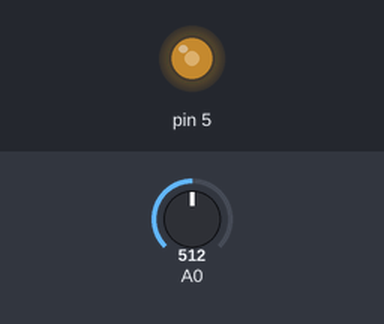
A sketch run on a simulated Arduino Uno, built with avr-gcc and run on an emulated ATmega328P. On the bench: output pins drawn as LEDs (lit = HIGH). The test bench sets the inputs (shaded band); at power-on: A0 = 512.

Above: at 1.2 s.
1.3 s: A0 set to 716
At 2.5 s:
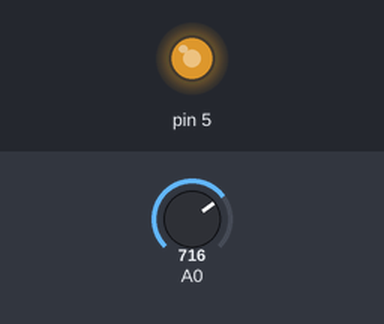
2.8 s: A0 set to 900
At 3.6 s:
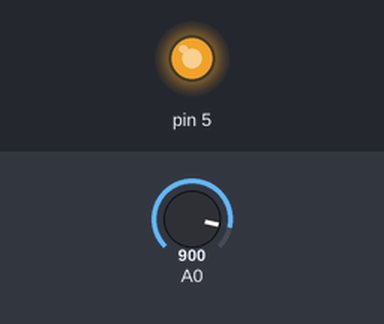
4.3 s: A0 set to 122
At 4.8 s:
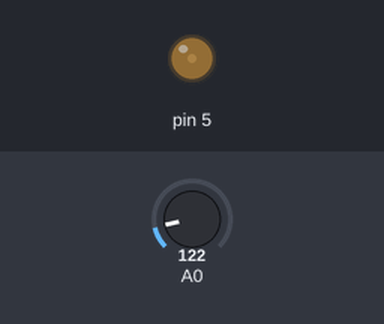
5.8 s: A0 set to 0
At 7.0 s:
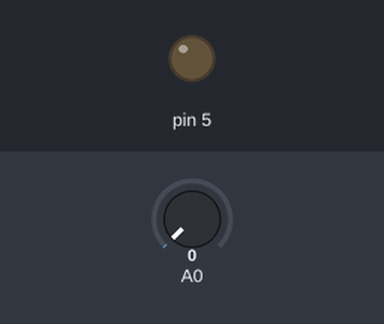
7.3 s: A0 set to 511
At 8.3 s:
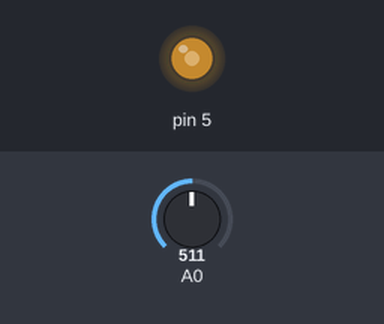
Timing chart, 0 to 9.8 s (numbered marks = the images above; inputs shaded):
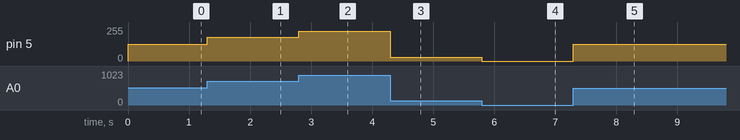

Measured:
- after the input at 1.3 s, pin 5: 127/255 → 178/255 at once
- after the input at 2.8 s, pin 5: 178/255 → 224/255 at once
- after the input at 4.3 s, pin 5: 224/255 → 30/255 at once
- after the input at 5.8 s, pin 5: 30/255 → 0/255 at once
- after the input at 7.3 s, pin 5: 0/255 → 127/255 at once

The sketch:

Lesson_4_Buzzer.ino
```cpp
/*
 * Generated using BlocklyDuino:
 *
 * https://github.com/MediaTek-Labs/BlocklyDuino-for-LinkIt
 *
 * Date: Mon, 28 Sep 2020 04:13:11 GMT
 */


int Value;

void setup()
{
  pinMode(5, OUTPUT);

}


void loop()
{
  Value = (map(analogRead(0),0,1023,0,255));
  analogWrite(5, Value);
}
```
